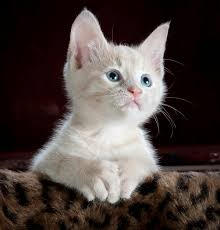
#> input picture src/cat.jpeg, 220 x 230 px
$ python filters.py
#> lines starting #> are read from the running program, lines starting #| are printed output that depends on the picture
import numpy as np
import cv2
import matplotlib.pyplot as plt
from scipy.signal import convolve2d

# Load the image and check if it exists
image_path = 'cat.jpeg'  # Make sure this path is correct
image = cv2.imread(image_path, cv2.IMREAD_GRAYSCALE)
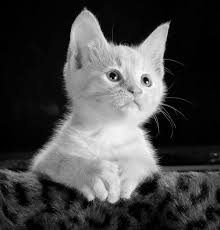
#> image: shape (230, 220); min 0, max 255, mean 69.7

if image is None:
    raise FileNotFoundError(f"Error: Could not load image at {image_path}. Check the file path.")

# Define filters
filter_a = np.array([
    [ 0, -1,  0],
    [-1,  5, -1],
    [ 0, -1,  0]
])

filter_b = (1/16) * np.array([
    [1, 2, 1],
    [2, 4, 2],
    [1, 2, 1]
])

filter_c = np.array([
    [-1, 0, 1],
    [-2, 0, 2],
    [-1, 0, 1]
])

# Apply any chosen filter
filtered_image = convolve2d(image, filter_a, mode='valid')
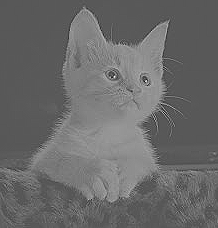
#> filtered_image: shape (228, 218) int64; min -338, max 643, mean 70.8; drawn with min black and max white

# Display results
plt.figure(figsize=(10,5))
plt.subplot(1,2,1)
plt.title("Original Image")
plt.imshow(image, cmap='gray')

plt.subplot(1,2,2)
plt.title("Filtered Image")
plt.imshow(filtered_image, cmap='gray')
plt.show()
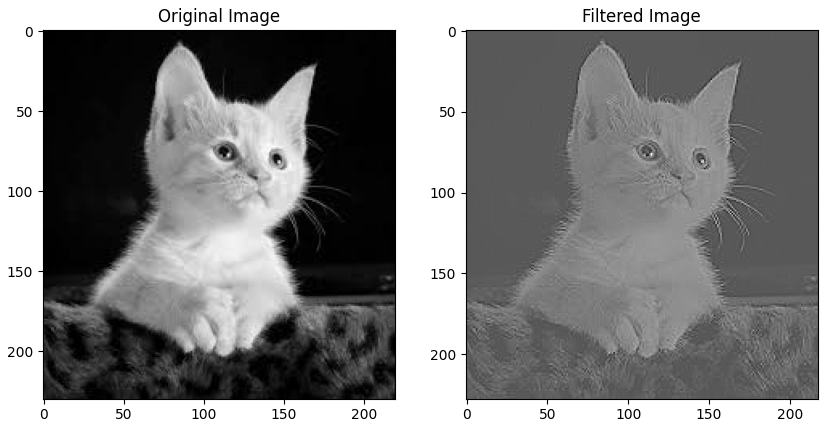
#> figure drawn by matplotlib, 2 panels
